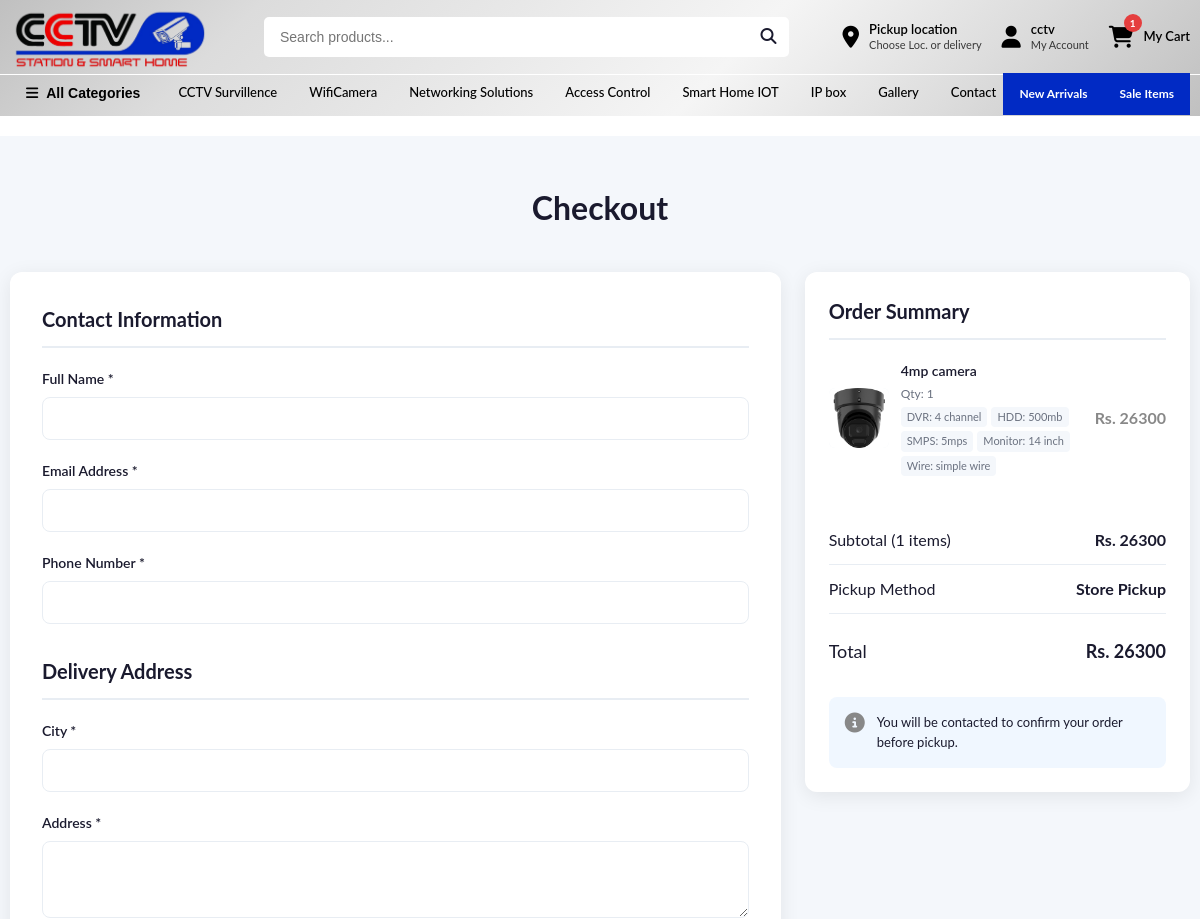
/checkout/ (signed in, upper part), run on an earlier commit of the app's database.
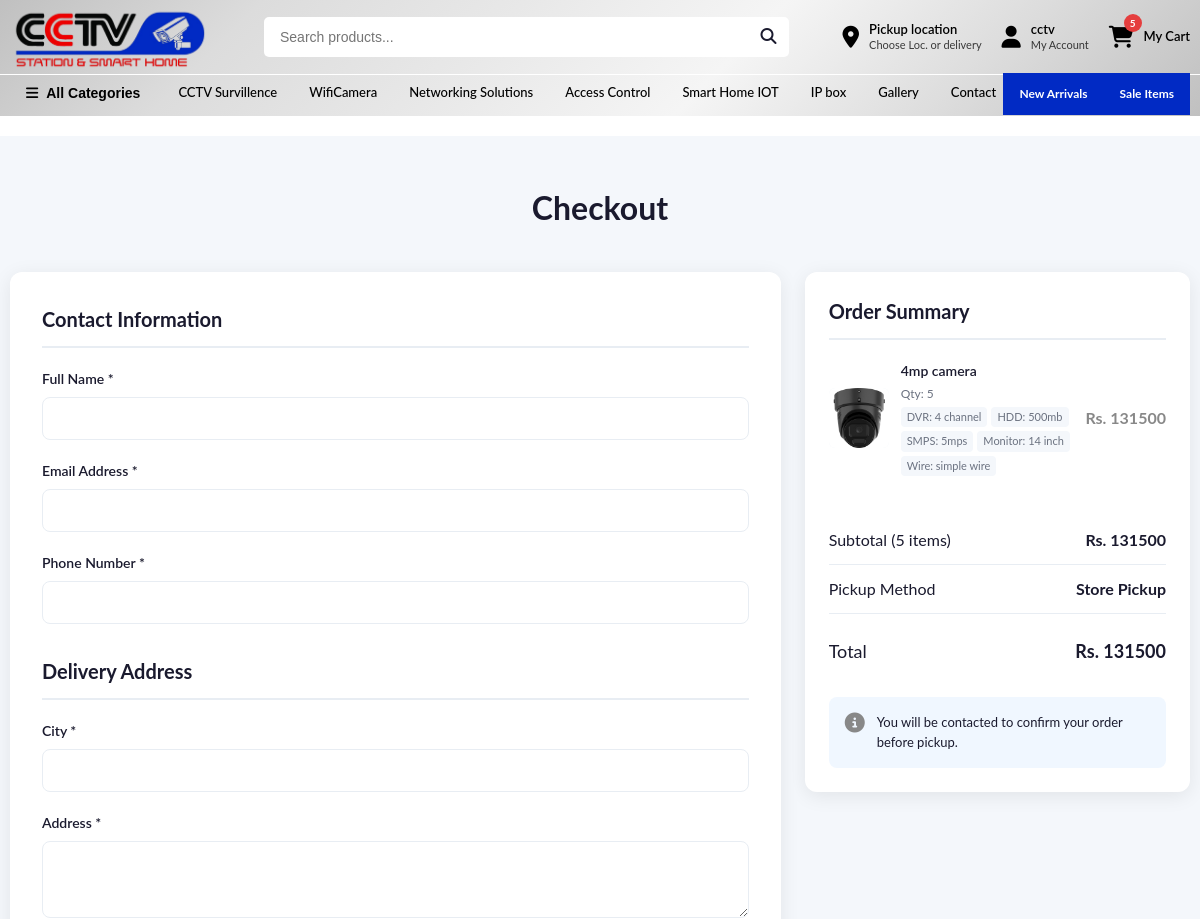
And on a later commit of the database.
### store/models.py (models this page shows, shortened)
class CartItem(models.Model):
    cart = models.ForeignKey(Cart, on_delete=models.CASCADE, related_name='items')
    product = models.ForeignKey(Product, on_delete=models.CASCADE)
    quantity = models.PositiveIntegerField(default=1)
    dvr = models.ForeignKey(DVRType, on_delete=models.SET_NULL, null=True, blank=True)
    hdd = models.ForeignKey(HDDSize, on_delete=models.SET_NULL, null=True, blank=True)
    smps = models.ForeignKey(SMPSOption, on_delete=models.SET_NULL, null=True, blank=True)
    monitor = models.ForeignKey(MonitorOption, on_delete=models.SET_NULL, null=True, blank=True)
    wire = models.ForeignKey(WireOption, on_delete=models.SET_NULL, null=True, blank=True)
    created_at = models.DateTimeField(auto_now_add=True)
    updated_at = models.DateTimeField(auto_now=True)
    class Meta:
        verbose_name = 'Cart Item'
        verbose_name_plural = 'Cart Items'
    def get_total(self):
        total = self.product.price * self.quantity
        if self.dvr:
            total += self.dvr.price * self.quantity
        if self.hdd:
            total += self.hdd.price * self.quantity
        if self.smps:
            total += self.smps.price * self.quantity
        if self.monitor:
            total += self.monitor.price * self.quantity
        if self.wire:
            total += self.wire.price * 25 * self.quantity  # 25m per camera
        return total

class Product(models.Model):
    product_type = models.ForeignKey(ProductType, on_delete=models.RESTRICT, null=True, blank=True, related_name='products_type')
    category = models.ForeignKey("Category", on_delete=models.CASCADE, related_name="products")
    title = models.CharField(max_length=100)
    description = models.TextField(blank=True)
    date_created = models.DateField(auto_now_add=True)
    date_updated = models.DateTimeField(auto_now=True)
    is_active = models.BooleanField(default=True)
    stock = models.PositiveIntegerField(default=0)
    actual_price = models.DecimalField(max_digits=10, decimal_places=2, null=True, blank=True)
    price = models.DecimalField(max_digits=10, decimal_places=2)
    dvr = models.ManyToManyField('DVRType', blank=True, related_name='products_dvr')
    hdd = models.ManyToManyField('HDDSize', blank=True, related_name='products_with_hdd')
    smps = models.ManyToManyField('SMPSOption', blank=True, related_name='products_with_smps')    # Added SMPSOption
    monitor = models.ManyToManyField('MonitorOption', blank=True, related_name='products_with_monitor')  # Added MonitorOption
    wire = models.ManyToManyField('WireOption', blank=True, related_name='products_with_wire')    # Added WireOption

class DVRType(models.Model):
    name = models.CharField(max_length=50, unique=True)
    channels = models.PositiveIntegerField(
        null=True,
        blank=True,
        help_text='Number of camera channels, e.g. 4 for 4 Channel DVR',
    )
    price = models.DecimalField(max_digits=10, decimal_places=2, null=True, blank=True)
    image = models.ImageField(upload_to='dvr_types/', blank=True, null=True)

class HDDSize(models.Model):
    name = models.CharField(max_length=20, unique=True)  # e.g., '1TB', '2TB', etc.
    price = models.DecimalField(max_digits=10, decimal_places=2, null=True, blank=True)  # Added price field
    image = models.ImageField(upload_to='hdd_sizes/', blank=True, null=True)  # Added image field

class SMPSOption(models.Model):
    name = models.CharField(max_length=20, unique=True)  # e.g., '5A', '10A', etc.
    price = models.DecimalField(max_digits=10, decimal_places=2, null=True, blank=True)
    image = models.ImageField(upload_to='smps_options/', blank=True, null=True)

class MonitorOption(models.Model):
    name = models.CharField(max_length=50, unique=True)  # e.g., '19" LED', '21" LCD', etc.
    price = models.DecimalField(max_digits=10, decimal_places=2, null=True, blank=True)
    image = models.ImageField(upload_to='monitor_options/', blank=True, null=True)

class WireOption(models.Model):
    name = models.CharField(max_length=50, unique=True)  # e.g., '90m Copper', '3+1 CCTV Cable', etc.
    unit = models.CharField(max_length=20, blank=True)  # e.g., 'meter', 'm', 'foot', 'ft', etc.
    price = models.DecimalField(max_digits=10, decimal_places=2, null=True, blank=True)
    image = models.ImageField(upload_to='wire_options/', blank=True, null=True)

class Cart(models.Model):
    user = models.OneToOneField(User, on_delete=models.CASCADE, related_name='cart', null=True, blank=True)
    session_key = models.CharField(max_length=255, null=True, blank=True)
    created_at = models.DateTimeField(auto_now_add=True)
    updated_at = models.DateTimeField(auto_now=True)
    class Meta:
        verbose_name = 'Cart'
        verbose_name_plural = 'Carts'
    def get_total(self):
        return sum(item.get_total() for item in self.items.all())
    def get_total_quantity(self):
        return sum(item.quantity for item in self.items.all())

class ProductImage(models.Model):
    product = models.ForeignKey(Product, on_delete=models.CASCADE, related_name='images')
    image = models.ImageField(upload_to='products/')
    is_feature = models.BooleanField(default=False)

### store/views.py (the view, shortened to what this page needs)
# urls.py: path('checkout/', views.checkout, name='checkout'),
@login_required
def checkout(request):
    cart = get_or_create_cart(request)
    cart_items = cart.items.all()
    if not cart_items:
        messages.warning(request, 'Your cart is empty')
        return redirect('store:cart')
    profile, _ = UserProfile.objects.get_or_create(user=request.user)
    return render(request, 'Warzone/checkout.html', {
        'cart': cart,
        'cart_items': cart_items,
        'profile': profile
    })

### store/context_processors.py (called while the page is built, shortened)
def navbar_categories(request):
    categories = Category.objects.filter(is_active=True, parent=None)
    return {'navbar_categories': categories}

def cart_count(request):
    if request.user.is_authenticated:
        try:
            cart = Cart.objects.get(user=request.user)
            count = cart.get_total_quantity()
        except Cart.DoesNotExist:
            count = 0
    return {'cart_count': count}

### store/views.py (called while the page is built)
def get_or_create_cart(request):
    if request.user.is_authenticated:
        cart, created = Cart.objects.get_or_create(user=request.user)
    else:
        session_key = request.session.session_key
        if not session_key:
            request.session.create()
            session_key = request.session.session_key
        cart, created = Cart.objects.get_or_create(session_key=session_key)
    return cart

### templates/Warzone/checkout.html (shortened to what the changed rows need)
{% extends './navbar.html' %}
{% block content %}
<div class="checkout-page">
    <div class="container">
        <h1 class="checkout-page__title">Checkout</h1>
        <div class="checkout-grid">
            <div class="checkout-form">
                <form method="POST" action="{% url 'store:checkout' %}">
                    <div class="checkout-section">
                        <h2 class="checkout-section__title">Contact Information</h2>
                    </div>
                    <div class="checkout-section">
                        <h2 class="checkout-section__title">Delivery Address</h2>
                    </div>
                </form>
            </div>
            <div class="checkout-summary">
                <div class="checkout-summary__card">
                    <h2 class="checkout-summary__title">Order Summary</h2>
                    <div class="checkout-items">
                        {% for item in cart_items %}
                        <div class="checkout-item">
                            <div class="checkout-item__image">
                                {% if item.product.images.first %}
                                    <img src="{{ item.product.images.first.image.url }}" alt="{{ item.product.title }}">
                                {% else %}
                                    <div class="checkout-item__placeholder">
                                        <i class="fa-solid fa-camera"></i>
                                    </div>
                                {% endif %}
                            </div>
                            <div class="checkout-item__details">
                                <h3 class="checkout-item__title">{{ item.product.title }}</h3>
                                <p class="checkout-item__quantity">Qty: {{ item.quantity }}</p>
                                {% if item.dvr or item.hdd or item.smps or item.monitor or item.wire %}
                                <div class="checkout-item__options">
                                    {% if item.dvr %}
                                        <span class="checkout-item__option">DVR: {{ item.dvr.name }}</span>
                                    {% endif %}
                                    {% if item.hdd %}
                                        <span class="checkout-item__option">HDD: {{ item.hdd.name }}</span>
                                    {% endif %}
                                    {% if item.smps %}
                                        <span class="checkout-item__option">SMPS: {{ item.smps.name }}</span>
                                    {% endif %}
                                    {% if item.monitor %}
                                        <span class="checkout-item__option">Monitor: {{ item.monitor.name }}</span>
                                    {% endif %}
                                    {% if item.wire %}
                                        <span class="checkout-item__option">Wire: {{ item.wire.name }}</span>
                                    {% endif %}
                                </div>
                                {% endif %}
                            </div>
                            <div class="checkout-item__price">
                                Rs. {{ item.get_total|floatformat:0 }}
                            </div>
                        </div>
                        {% endfor %}
                    </div>
                    <div class="checkout-summary__row">
                        <span>Subtotal ({{ cart.get_total_quantity }} items)</span>
                        <strong>Rs. {{ cart.get_total|floatformat:0 }}</strong>
                    </div>
                    <div class="checkout-summary__row checkout-summary__row--total">
                        <span>Total</span>
                        <strong>Rs. {{ cart.get_total|floatformat:0 }}</strong>
                    </div>
                </div>
            </div>
        </div>
    </div>
</div>
{% endblock %}

### templates/Warzone/navbar.html (shortened to what this page needs)
{% load static %}
<!DOCTYPE html>
<html lang="en">
<head>
    <link rel="stylesheet" href="https://cdnjs.cloudflare.com/ajax/libs/font-awesome/6.5.0/css/all.min.css">
    <link rel="stylesheet" href="{% static 'css/home.css' %}">
    <link rel="stylesheet" href="{% static 'css/navbar.css' %}">
    <link rel="stylesheet" href="{% static 'css/product.css' %}">
</head>
<body>
<header class="navbar-wrap">
<div class="navbar-top">
    <div class="container navbar-top__inner">
        <a href="{% url 'store:home' %}" class="navbar-logo">
            <img src="{% static 'cctvnepal.png' %}" alt="CCTV Nepal Logo">
        </a>
        <form class="navbar-search" action="{% url 'store:product' %}" method="get">
            <input type="text" name="q" placeholder="Search products...">
            <button type="submit" aria-label="Search">
                <i class="fa-solid fa-magnifying-glass"></i>
            </button>
        </form>
        <div class="navbar-actions">
            <a href="{% url 'store:contact' %}" class="navbar-action">
                <div class="navbar-action__icon">
                    <i class="fa-solid fa-location-dot"></i>
                </div>
                <div class="navbar-action__text">
                    <strong>Pickup location</strong>
                    <span>Choose Loc. or delivery</span>
                </div>
            </a>
            {% if user.is_authenticated %}
            <a href="{% url 'store:dashboard' %}" class="navbar-action">
                <div class="navbar-action__icon">
                    <i class="fa-solid fa-user"></i>
                </div>
                <div class="navbar-action__text">
                    <strong>{{ user.first_name|default:user.username }}</strong>
                    <span>My Account</span>
                </div>
            </a>
            {% endif %}
            <a href="{% url 'store:cart' %}" class="navbar-action">
                <div class="navbar-action__icon">
                    <i class="fa-solid fa-cart-shopping"></i>
                    <span class="navbar-action__badge" id="cartBadge">{{ cart_count|default:0 }}</span>
                </div>
                <div class="navbar-action__text">
                    <strong>My Cart</strong>
                </div>
            </a>
        </div>
    </div>
</div>
<div class="navbar-bottom">
    <div class="container navbar-bottom__inner">
        <button class="navbar-categories-btn" type="button">
            <i class="fa-solid fa-bars"></i>
            All Categories
        </button>
        <nav class="navbar-links">
            {% for category in navbar_categories %}
            <a href="{% url 'store:product' %}?category={{ category.id }}">{{ category.name }}</a>
            {% endfor %}
            <a href="{% url 'store:gallery' %}">Gallery</a>
            <a href="{% url 'store:contact' %}">Contact</a>
        </nav>
        <div class="navbar-promos">
            <a href="{% url 'store:product' %}" class="navbar-promo-btn">New Arrivals</a>
            <a href="{% url 'store:product' %}" class="navbar-promo-btn">Sale Items</a>
        </div>
    </div>
</div>
</header>
<main>
    <div class="page-content">
        {% block content %}{% endblock %}
    </div>
</main>
</body>
</html>

What changed in the data, as far as the page shows it:
changed CartItem "4mp camera": quantity "1" → "5"; get_total "26300" → "131500"
changed through a linked row, Cart: get_total_quantity "1" → "5"; get_total "26300" → "131500"
Also different on the page:
{{ cart_count|default:0 }}: "1" → "5"
